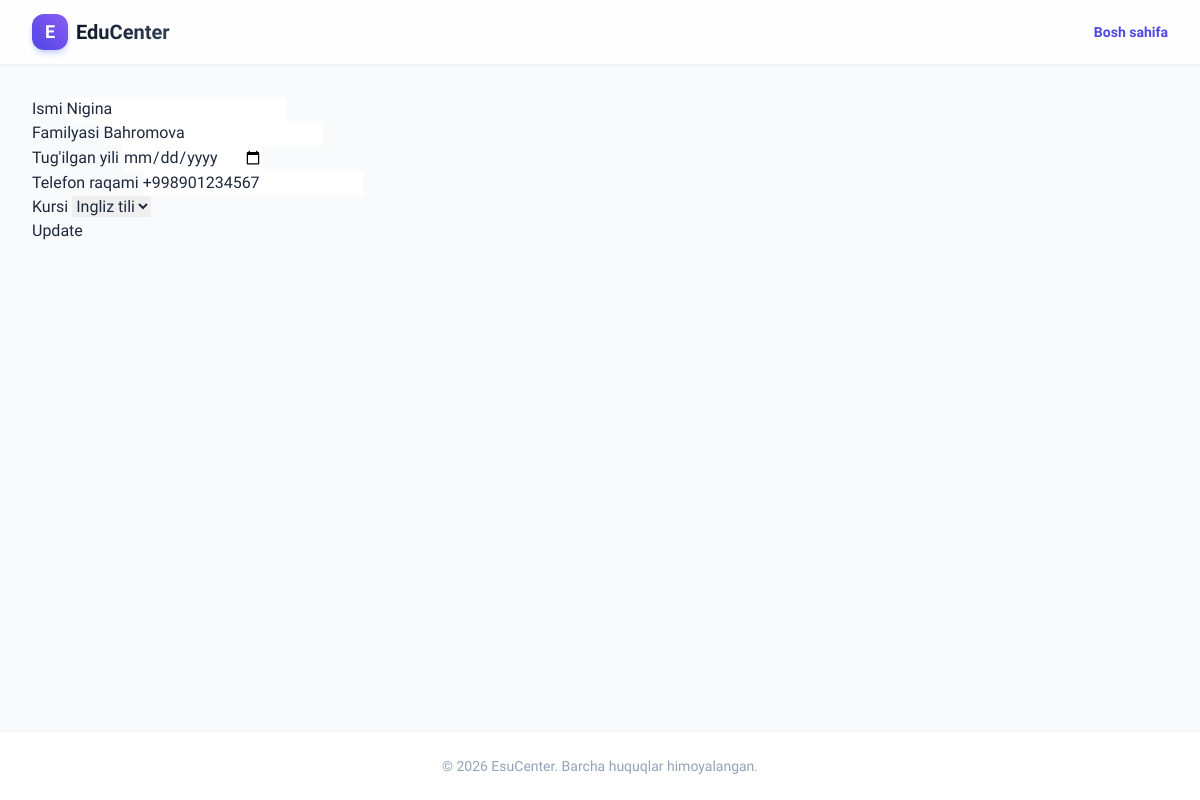
/student/1/update/, run on the app's committed database.
### courses/models.py (models this page shows, shortened)
class Student(models.Model):
    first_name = models.CharField(max_length=100)
    last_name = models.CharField(max_length=100)
    birth_year = models.PositiveSmallIntegerField()
    phone_number = models.CharField(max_length=13)
    course = models.ForeignKey(Course, on_delete=models.CASCADE)

### courses/views.py (the view)
# urls.py: path('student/<int:student_id>/update/', update_student, name='update_student'),
def update_student(request, student_id):
    student = Student.objects.get(id=student_id)
    if request.method == 'POST':
        form = StudentForm(request.POST, instance=student)
        if form.is_valid():
            form.save()
            return redirect('detail', student_id=student.pk)
    else:
        form = StudentForm(instance=student)
    context = {
        'form': form,
    }
    return render(request, 'courses/add_student.html', context)

### courses/forms.py
class StudentForm(forms.ModelForm):
    class Meta:
        model = Student
        fields = '__all__'
        widgets = {
            'first_name': forms.TextInput(attrs={
                'placeholder': 'Ismi',
                'class': 'form-control',
            }),
            'last_name': forms.TextInput(attrs={
                'placeholder': 'Familyasi',
                'class': 'form-control',
            }),
            'birth_year': forms.DateInput(attrs={
                'type': 'date',
                'placeholder': 'Tug\'ilgan yili',
                'class': 'form-control',
            }),
            'phone_number': forms.NumberInput(attrs={
                'type': 'tel',
                'placeholder': 'Telefon raqami',
                'class': 'form-control',
            }),
            'course': forms.Select(attrs={
                'placeholder': 'Kursi',
                'class': 'form-control',
            })
        }
        labels = {
            'first_name': 'Ismi',
            'last_name': 'Familyasi',
            'birth_year': 'Tug\'ilgan yili',
            'phone_number': 'Telefon raqami',
            'course': 'Kursi',
        }

### courses/models.py (called while the page is built)
    def __str__(self):
        return self.title

### templates/courses/add_student.html (shortened to what this page needs)
{% extends 'base.html' %}
{% block content %}
<form method="post">
    {% for field in form %}
        <p>
            <label for="{{ field.id_for_label }}">
                {{ field.label }}
            </label>
            {{ field }}
        </p>
    {% endfor %}
    <button class="btn btn-warning">
        {% if '/update/' in request.path %}
        Update
        {% else %}
        Saqlash
        {% endif %}
    </button>
</form>
{% endblock content %}

### templates/components/_style.html (style rules this page uses)
body { font-family: 'Plus Jakarta Sans', sans-serif; }

### data on the page
Student: form "Nigina" "Bahromova" "+998901234567" "Ingliz tili"

### other printed values
{{ field.label }} "Ismi" "Familyasi" "Tug'ilgan yili" "Telefon raqami" "Kursi"
